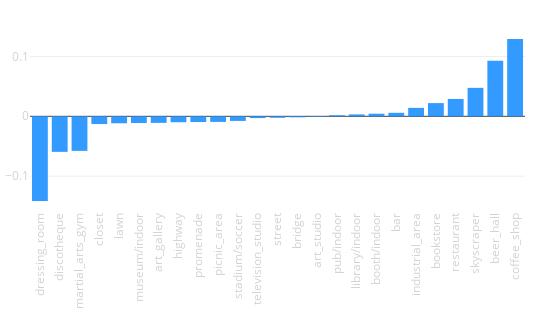

The notebook cell saved with this chart:
### Code cell
tags_delta(city_data, opposite_city_data)

### Figure 1 — Plotly figure (JSON) as saved in the notebook; plotly's stock layout.template omitted (floating-point values rounded to 4 significant figures)
{"data": [{"marker": {"color": "dodgerblue"}, "opacity": 0.9, "type": "bar", "uid": "2fd68b7a-4292-11e9-9398-3c15c2cf2370", "x": ["dressing_room", "discotheque", "martial_arts_gym", "closet", "lawn", "museum/indoor", "art_gallery", "highway", "promenade", "picnic_area", "stadium/soccer", "television_studio", "street", "bridge", "art_studio", "pub/indoor", "library/indoor", "booth/indoor", "bar", "industrial_area", "bookstore", "restaurant", "skyscraper", "beer_hall", "coffee_shop"], "y": [-0.1415, -0.05942, -0.05774, -0.01292, -0.01164, -0.01118, -0.01097, -0.009896, -0.00948, -0.009355, -0.007694, -0.002966, -0.002492, -0.001686, -0.001086, 0.001842, 0.003212, 0.00438, 0.005864, 0.01414, 0.02211, 0.02902, 0.04759, 0.09267, 0.1292]}], "layout": {"height": 330, "margin": {"b": 120, "l": 30, "r": 25, "t": 30}, "showlegend": false, "width": 550, "xaxis": {"tickangle": -90, "tickfont": {"color": "lightgrey", "size": 11.5}}, "xaxis2": {"tickangle": -90, "tickfont": {"color": "lightgrey", "size": 11.5}}, "yaxis": {"tickfont": {"color": "lightgrey", "size": 11.5}}, "yaxis2": {"tickfont": {"color": "lightgrey", "size": 11.5}}}}
